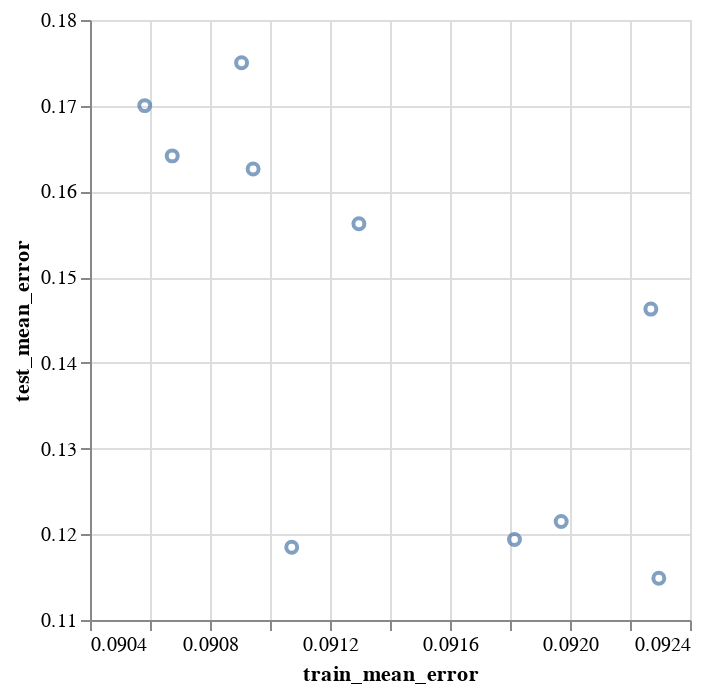

Write notebook code for a chart like this one.
### Code cell
def plot_cv_scores(df):
    """Plots cv scores using Altair.

    df: dataframe with columns ['train_mean_error', 'train_test_error']

    Returns: alt.Chart
    """

    return (
        alt.Chart(df)
        .mark_point()
        .transform_calculate(
            train_mean_error="sqrt(-datum.train_neg_mean_squared_error)",
            test_mean_error="sqrt(-datum.test_neg_mean_squared_error)",
        )
        .encode(
            x=alt.X("train_mean_error:Q").scale(zero=False),
            y=alt.Y("test_mean_error:Q").scale(zero=False),
            tooltip=[
                alt.Tooltip("train_mean_error:Q", format=".3"),
                alt.Tooltip("test_mean_error:Q", format=".3"),
            ],
        )
    )


plot_cv_scores(pd.DataFrame(ols_scores).drop(columns="estimator"))

### Figure 1 — Vega specification as saved in the notebook (floating-point values rounded to 4 significant figures)
{"$schema": "https://vega.github.io/schema/vega/v5.json", "data": [{"name": "source_0", "values": [{"test_mean_error": 0.1149, "train_mean_error": 0.0923}, {"test_mean_error": 0.1626, "train_mean_error": 0.09094}, {"test_mean_error": 0.1215, "train_mean_error": 0.09197}, {"test_mean_error": 0.175, "train_mean_error": 0.09091}, {"test_mean_error": 0.1562, "train_mean_error": 0.0913}, {"test_mean_error": 0.1194, "train_mean_error": 0.09181}, {"test_mean_error": 0.1463, "train_mean_error": 0.09227}, {"test_mean_error": 0.1185, "train_mean_error": 0.09107}, {"test_mean_error": 0.1641, "train_mean_error": 0.09067}, {"test_mean_error": 0.17, "train_mean_error": 0.09058}]}, {"name": "source_0_x_domain_train_mean_error", "values": [{"min": 0.09058, "max": 0.0923}]}, {"name": "source_0_y_domain_test_mean_error", "values": [{"min": 0.1149, "max": 0.175}]}], "marks": [{"type": "symbol", "name": "marks", "from": {"data": "source_0"}, "encode": {"update": {"stroke": {"value": "#4c78a8"}, "y": {"field": "test_mean_error", "scale": "y"}, "opacity": {"value": 0.7}, "tooltip": {"signal": "{\"train_mean_error\": format(datum[\"train_mean_error\"], \".3\"), \"test_mean_error\": format(datum[\"test_mean_error\"], \".3\")}"}, "description": {"signal": "\"train_mean_error: \" + (format(datum[\"train_mean_error\"], \"\")) + \"; test_mean_error: \" + (format(datum[\"test_mean_error\"], \"\"))"}, "ariaRoleDescription": {"value": "point"}, "fill": {"value": "transparent"}, "x": {"field": "train_mean_error", "scale": "x"}}}, "style": ["point"]}], "scales": [{"name": "x", "type": "linear", "domain": [{"signal": "(data(\"source_0_x_domain_train_mean_error\")[0] || {}).min"}, {"signal": "(data(\"source_0_x_domain_train_mean_error\")[0] || {}).max"}], "range": [0, {"signal": "width"}], "zero": false, "nice": true}, {"name": "y", "type": "linear", "domain": [{"signal": "(data(\"source_0_y_domain_test_mean_error\")[0] || {}).min"}, {"signal": "(data(\"source_0_y_domain_test_mean_error\")[0] || {}).max"}], "range": [{"signal": "height"}, 0], "zero": false, "nice": true}], "axes": [{"scale": "x", "gridScale": "y", "ticks": false, "tickCount": {"signal": "ceil(width/40)"}, "minExtent": 0, "labels": false, "domain": false, "aria": false, "grid": true, "orient": "bottom", "zindex": 0, "maxExtent": 0}, {"scale": "y", "maxExtent": 0, "tickCount": {"signal": "ceil(height/40)"}, "zindex": 0, "gridScale": "x", "grid": true, "domain": false, "minExtent": 0, "aria": false, "ticks": false, "labels": false, "orient": "left"}, {"scale": "x", "tickCount": {"signal": "ceil(width/40)"}, "labelOverlap": true, "zindex": 0, "labelFlush": true, "grid": false, "title": "train_mean_error", "orient": "bottom"}, {"scale": "y", "tickCount": {"signal": "ceil(height/40)"}, "grid": false, "title": "test_mean_error", "orient": "left", "labelOverlap": true, "zindex": 0}], "style": "cell", "background": "white", "width": 300, "height": 300, "padding": 5}
